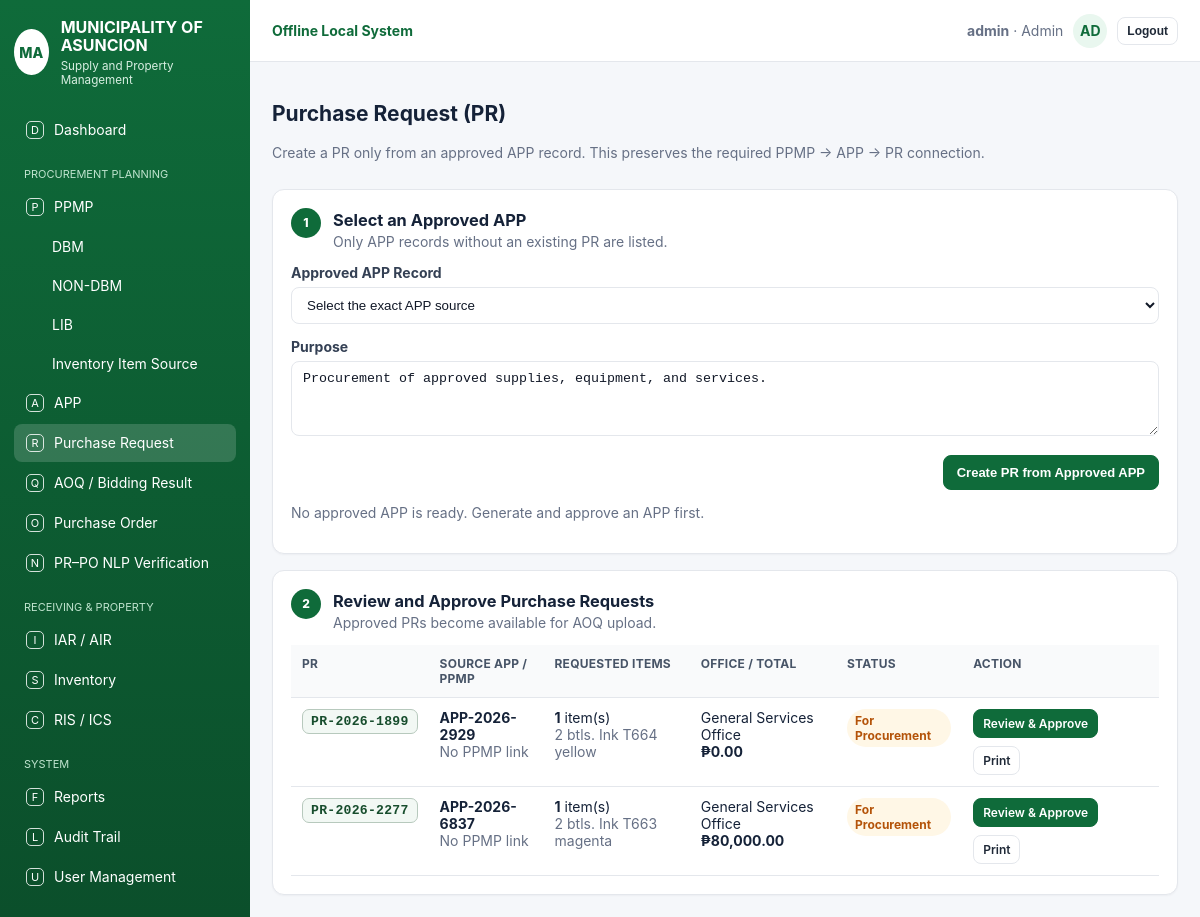
The page /pr (signed in) on the database its author committed.
### tables this page shows
CREATE TABLE pr(id integer primary key, no text, app_id integer, office text, purpose text, status text, created_at text, items text, total real, ppmp_id integer);

CREATE TABLE app_plan(id integer primary key, no text, ppmp_id integer, year integer, office text, status text, created_at text, total real, items text);

### app.py (the view, shortened to what this page needs)
@app.route('/pr', methods=['GET','POST'])
def pr():
    raw_prs = q('''select r.*, p.no ppmp_no, p.type ppmp_type, a.no app_no
                   from pr r
                   left join ppmp p on p.id=r.ppmp_id
                   left join app_plan a on a.id=r.app_id
                   order by r.id desc''')
    prs = []
    for row in raw_prs:
        d = dict(row)
        d['item_preview'] = item_preview_from_json(d.get('items'), limit=2)
        d['item_count'] = item_count_from_json(d.get('items'))
        prs.append(d)
    _, raw_apps, _, _, _, _ = next_available_records()
    apps = []
    return render_template('pr.html', active='pr', prs=prs, apps=apps, title='PR')

### app.py (called while the page is built)
def conn():
    con = sqlite3.connect(DB_PATH)
    con.row_factory = sqlite3.Row
    return con

def q(sql, params=(), one=False):
    con = conn(); cur = con.execute(sql, params); rows = cur.fetchall(); con.close(); return rows[0] if one and rows else rows

def to_float(v):
    try:
        if v is None or v == '':
            return 0.0
        if isinstance(v, (int, float)):
            return float(v)
        cleaned = str(v).replace('₱', '').replace(',', '').strip()
        return float(cleaned or 0)
    except Exception:
        return 0.0

def money(v):
    return '₱{:,.2f}'.format(to_float(v))

def item_count_from_json(items_json):
    return len(parse_items(items_json))

def item_preview_from_json(items_json, limit=3):
    names = []
    for it in parse_items(items_json):
        names.append(str(it.get('Item Name') or it.get('Item Description') or it.get('General Description and Objective of the Project to be Procured') or 'Item'))
    if len(names) > limit:
        return ', '.join(names[:limit]) + f' + {len(names) - limit} more'
    return ', '.join(names)

def parse_items(items_json):
    try: return json.loads(items_json or '[]')
    except: return []

@app.before_request
def ensure():
    global _DATABASE_READY
    if not _DATABASE_READY:
        init_db()
        _DATABASE_READY = True
    allowed = {'login', 'static'}
    if request.endpoint in allowed:
        return None
    if not session.get('logged_in'):
        return redirect(url_for('login'))
    return None

@app.after_request
def add_no_cache_headers(response):
    response.headers['Cache-Control'] = 'no-store, no-cache, must-revalidate, max-age=0'
    response.headers['Pragma'] = 'no-cache'
    response.headers['Expires'] = '0'
    return response

### templates/pr.html (shortened to what this page needs)
{% extends 'base.html' %}
{% block content %}
<div class="toolbar"><div><h2>Purchase Request (PR)</h2><p class="muted">Create a PR only from an approved APP record. This preserves the required PPMP → APP → PR connection.</p></div></div>
<div class="card">
  <div class="step-title"><span>1</span><div><h3>Select an Approved APP</h3><p class="muted">Only APP records without an existing PR are listed.</p></div></div>
  <form method="post" class="form-grid" data-confirm="Create a Purchase Request from the selected approved APP?">
    <div class="form-field full"><label>Approved APP Record</label><select name="app_id" required><option value="">Select the exact APP source</option></select></div>
    <div class="form-field full"><label>Purpose</label><textarea name="purpose">Procurement of approved supplies, equipment, and services.</textarea></div>
    <div class="form-actions full"><button class="btn primary" type="submit">Create PR from Approved APP</button></div>
  </form>
  {% if not apps %}<p class="muted">No approved APP is ready. Generate and approve an APP first.</p>{% endif %}
</div>
<div class="card" style="margin-top:16px">
  <div class="step-title"><span>2</span><div><h3>Review and Approve Purchase Requests</h3><p class="muted">Approved PRs become available for AOQ upload.</p></div></div>
  <div class="table-scroll"><table class="table"><tr><th>PR</th><th>Source APP / PPMP</th><th>Requested Items</th><th>Office / Total</th><th>Status</th><th>Action</th></tr>
  {% for r in prs %}<tr><td><span class="id-chip">{{r.no}}</span></td><td><b>{{r.app_no or 'No APP link'}}</b><br><span class="muted">{{r.ppmp_no or 'No PPMP link'}} {{r.ppmp_type or ''}}</span></td><td><b>{{r.item_count}}</b> item(s)<br><span class="muted">{{r.item_preview}}</span></td><td>{{r.office}}<br><b>{{r.total|money}}</b></td><td><span class="badge {{'ok' if r.status=='Approved' else 'warn'}}">{{r.status}}</span></td><td class="actions"><a class="btn {{'primary' if r.status!='Approved' else 'blue'}} small" href="{{ url_for('pr_review', id=r.id) }}">{{'Review & Approve' if r.status!='Approved' else 'View Approved PR'}}</a><a class="btn small" href="{{ url_for('pr_print', id=r.id) }}">Print</a></td></tr>{% else %}<tr><td colspan="6" class="center muted">No PR records yet.</td></tr>{% endfor %}
  </table></div>
</div>
{% endblock %}

### static/css/style.css (style rules this page uses)
:root { --green: #0f6b3a; --green2: #0b4f2b; --green3: #e9f7ef; --line: #e4e7ec; --muted: #667085; --text: #152238; --bg: #f5f7fa; --red: #dc3545; --orange: #f59e0b; --blue: #2563eb; --purple: #6d28d9 }
* { box-sizing: border-box }
body { margin: 0; font-family: Inter, Segoe UI, Arial, sans-serif; background: var(--bg); color: var(--text); font-size: 14px }
.card { background: #fff; border: 1px solid var(--line); border-radius: 12px; box-shadow: 0 1px 2px rgba(16, 24, 40, .04); padding: 18px }
.card h2, .card h3 { margin: 0 0 12px }
.muted { color: var(--muted) }
.btn { display: inline-flex; align-items: center; gap: 8px; border: 1px solid var(--line); border-radius: 8px; background: #fff; color: #1f2937; padding: 9px 13px; text-decoration: none; cursor: pointer; font-weight: 600; font-size: 13px }
.btn.primary { background: var(--green); border-color: var(--green); color: #fff }
.btn.small { padding: 6px 9px; font-size: 12px }
.actions { display: flex; gap: 8px; flex-wrap: wrap }
.toolbar { display: flex; align-items: center; justify-content: space-between; gap: 12px; margin-bottom: 14px }
input, select, textarea { border: 1px solid var(--line); border-radius: 8px; padding: 9px 11px; background: #fff; color: #111827; width: 100% }
textarea { min-height: 75px }
.table { width: 100%; border-collapse: collapse; background: #fff }
.table th, .table td { border-bottom: 1px solid var(--line); padding: 11px; text-align: left; vertical-align: top }
.table th { font-size: 12px; text-transform: uppercase; letter-spacing: .02em; color: #475467; background: #f9fafb }
.badge { display: inline-flex; padding: 4px 8px; border-radius: 999px; font-size: 12px; font-weight: 700 }
.warn { background: #fff7e6; color: #b45309 }
.table-scroll { overflow: auto; width: 100% }
.form-actions { display: flex; justify-content: flex-end; margin-top: 2px }
.form-actions .btn { min-width: 120px; justify-content: center }
.id-chip { display: inline-block; max-width: 100%; padding: 4px 8px; border-radius: 7px; border: 1px solid #b7c9bd; background: #f2f8f4; color: #174d2d; font-family: ui-monospace, SFMono-Regular, Menlo, Consolas, monospace; font-size: .82rem; font-weight: 700; letter-spacing: .02em; white-space: nowrap; }
.table .actions { min-width: 190px; }
.table .actions .btn { white-space: normal; text-align: center; }
.workflow-node b,.step-title>span { width:30px;height:30px;border-radius:50%;display:inline-grid;place-items:center;background:var(--green);color:#fff;font-size:12px;flex:none }
.step-title { display:flex;gap:12px;align-items:flex-start;margin-bottom:14px }
.step-title h3 { margin:2px 0 3px }
.step-title p { margin:0 }
.step-title>span { font-weight:800 }
.form-grid { display:grid;grid-template-columns:repeat(2,minmax(0,1fr));gap:14px }
.form-grid .full { grid-column:1/-1 }
.form-field label { display:block;font-weight:700;margin-bottom:6px;color:#344054 }

### rows shown on the page
pr: no "PR-2026-1899", no "APP-2026-2929", ppmp_no "No PPMP link", item_count "1", item_preview "2 btls. Ink T664 yellow", office "General Services Office", total "₱0.00", status "For Procurement", status "Review & Approve"
pr: no "PR-2026-2277", no "APP-2026-6837", ppmp_no "No PPMP link", item_count "1", item_preview "2 btls. Ink T663 magenta", office "General Services Office", total "₱80,000.00", status "For Procurement", status "Review & Approve"

### other values the page prints
{{ session.get('username','admin') }} "admin"
{{ session.get('role','Staff') }} "Admin"
{{ session.get('username','A')[:2]|upper }} "AD"
